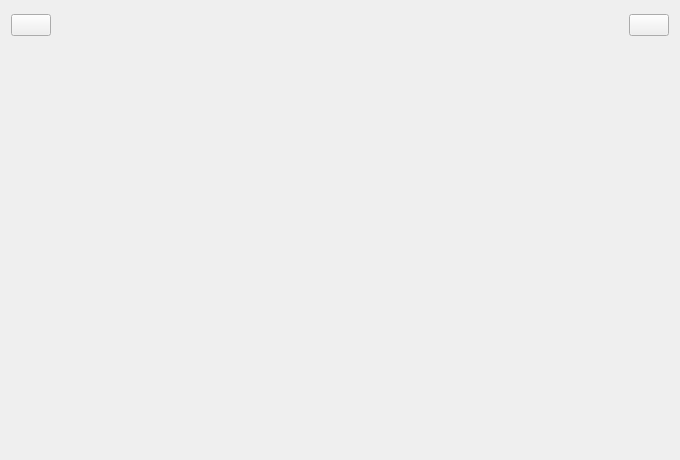
<?xml version="1.0" encoding="UTF-8"?>
<ui version="4.0">
 <class>MasterView</class>
 <widget class="QWidget" name="MasterView">
  <property name="geometry">
   <rect>
    <x>0</x>
    <y>0</y>
    <width>680</width>
    <height>460</height>
   </rect>
  </property>
  <property name="windowTitle">
   <string>MasterView</string>
  </property>
  <layout class="QVBoxLayout" name="verticalLayout">
   <item>
    <layout class="QHBoxLayout" name="horizontalLayout">
     <item>
      <widget class="QPushButton" name="btBack">
       <property name="text">
        <string/>
       </property>
       <property name="icon">
        <iconset resource="resource.qrc">
         <normaloff>:/new/prefix1/img/back.png</normaloff>:/new/prefix1/img/back.png</iconset>
       </property>
      </widget>
     </item>
     <item>
      <spacer name="horizontalSpacer">
       <property name="orientation">
        <enum>Qt::Horizontal</enum>
       </property>
       <property name="sizeHint" stdset="0">
        <size>
         <width>40</width>
         <height>20</height>
        </size>
       </property>
      </spacer>
     </item>
     <item>
      <widget class="QLabel" name="labelTitle">
       <property name="font">
        <font>
         <family>优设标题黑</family>
         <pointsize>16</pointsize>
         <weight>50</weight>
         <bold>false</bold>
        </font>
       </property>
       <property name="text">
        <string/>
       </property>
      </widget>
     </item>
     <item>
      <spacer name="horizontalSpacer_2">
       <property name="orientation">
        <enum>Qt::Horizontal</enum>
       </property>
       <property name="sizeHint" stdset="0">
        <size>
         <width>40</width>
         <height>20</height>
        </size>
       </property>
      </spacer>
     </item>
     <item>
      <widget class="QPushButton" name="btLogout">
       <property name="text">
        <string/>
       </property>
       <property name="icon">
        <iconset resource="resource.qrc">
         <normaloff>:/new/prefix1/img/logout.png</normaloff>:/new/prefix1/img/logout.png</iconset>
       </property>
      </widget>
     </item>
    </layout>
   </item>
   <item>
    <widget class="QStackedWidget" name="stackedWidget"/>
   </item>
  </layout>
 </widget>
 <resources>
  <include location="resource.qrc"/>
 </resources>
 <connections/>
</ui>
